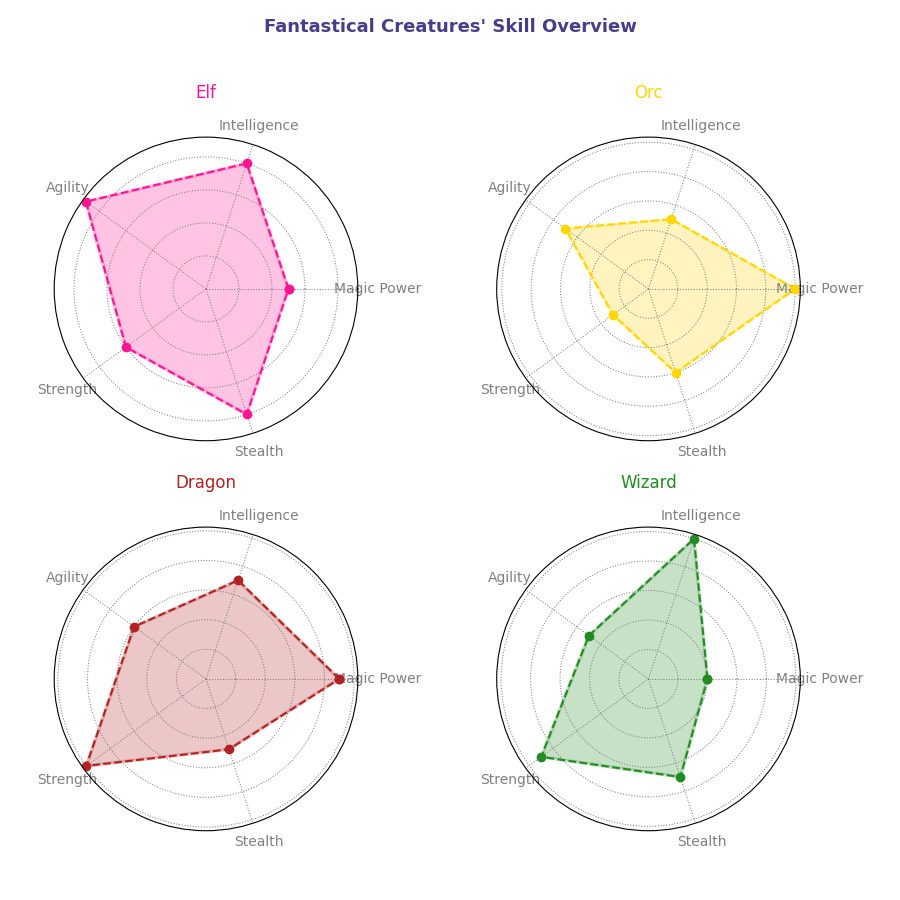

Here is the Python script that generated this plot:
import matplotlib.pyplot as plt
import numpy as np

creatures = ['Elf', 'Wizard', 'Dragon', 'Orc']
attributes = ['Magic Power', 'Intelligence', 'Agility', 'Strength', 'Stealth']

data = {
    'Elf': [5, 8, 9, 6, 8],
    'Wizard': [4, 10, 5, 9, 7],
    'Dragon': [9, 7, 6, 10, 5],
    'Orc': [10, 5, 7, 3, 6]
}

num_vars = len(attributes)
angles = np.linspace(0, 2 * np.pi, num_vars, endpoint=False).tolist()
angles += angles[:1]

def radar_chart(ax, values, creature_name, color):
    values += values[:1]
    ax.plot(angles, values, color=color, linestyle='--', marker='o')
    ax.fill(angles, values, color=color, alpha=0.25, linewidth=2.5)

    ax.set_xticks(angles[:-1])
    ax.set_xticklabels(attributes, color='grey', fontsize=10)
    ax.set_yticklabels([])  
    ax.set_title(creature_name, size=12, color=color, pad=15)

colors = ['#FF1493', '#228B22', '#B22222', '#FFD700']

# Switch the positions of 'Wizard' and 'Orc' within the layout
new_order = ['Elf', 'Orc', 'Dragon', 'Wizard']
new_colors = ['#FF1493', '#FFD700', '#B22222', '#228B22']

fig, axs = plt.subplots(nrows=2, ncols=2, figsize=(9, 9), subplot_kw=dict(polar=True))
fig.subplots_adjust(hspace=0.35, wspace=0.35)

for ax, (creature, color) in zip(axs.flat, zip(new_order, new_colors)):
    radar_chart(ax, data[creature], creature, color)
    ax.grid(linewidth=0.75, linestyle=':', color='grey')

plt.suptitle("Fantastical Creatures' Skill Overview", 
             fontsize=13, fontweight='bold', color='darkslateblue')

plt.tight_layout(rect=[0, 0.04, 1, 0.96])
plt.show()
